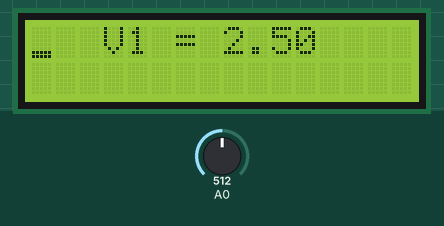
This sketch was run on a simulated Arduino Uno, built with avr-gcc and run on an emulated ATmega328P. Shown: 16×2 character LCD. Inputs (shaded band) come from the test bench; at power-on: A0 = 512. What the sketch prints to the serial monitor is not drawn.

Above: at 1.2 s.
1.3 s: A0 set to 716
At 1.8 s:
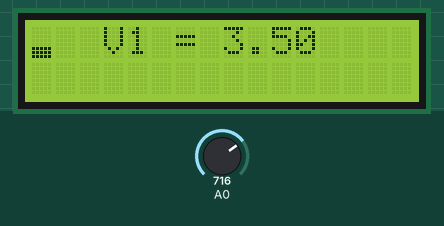
2.8 s: A0 set to 900
At 4.0 s:
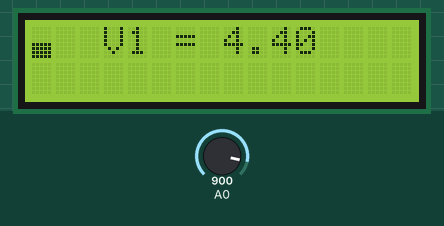
4.3 s: A0 set to 1023
At 5.3 s:
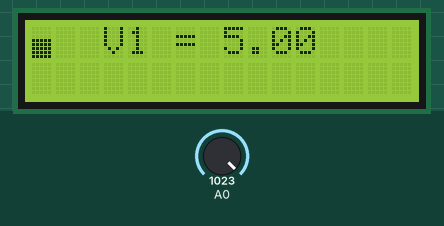
5.8 s: A0 set to 306
At 6.5 s:
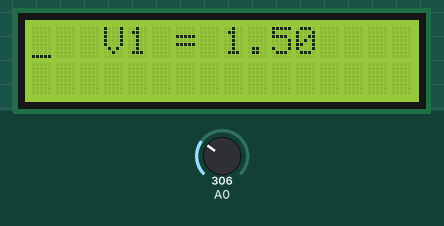
7.3 s: A0 set to 122
At 7.6 s:
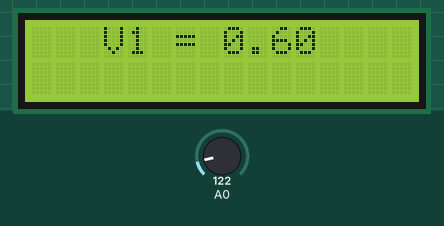
8.8 s: A0 set to 511
At 10.0 s:
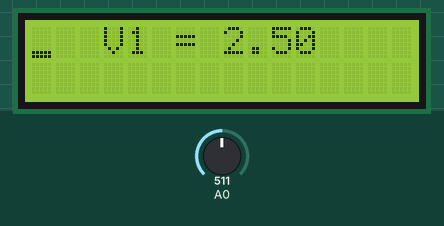
Timing chart, 0 to 11.3 s (numbered marks = the images above; inputs shaded):
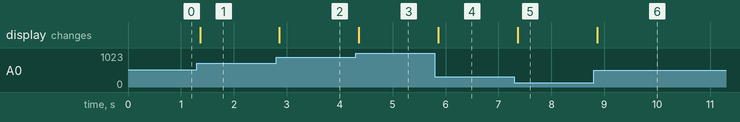

The sketch:

LCD_Voltmeter.ino
```cpp
#include <LiquidCrystal.h>
const int t = 100;
byte digit[6][8]={{B00000, B00000, B00000, B00000, B00000, B00000, B00000, B00000},
                  {B00000, B00000, B00000, B00000, B00000, B00000, B00000, B11111},
                  {B00000, B00000, B00000, B00000, B00000, B00000, B11111, B11111},
                  {B00000, B00000, B00000, B00000, B00000, B11111, B11111, B11111},
                  {B00000, B00000, B00000, B00000, B11111, B11111, B11111, B11111},
                  {B00000, B00000, B00000, B11111, B11111, B11111, B11111, B11111}};

LiquidCrystal lcd( 12, 11, 5, 4, 3, 2 );    // Rs E d4 d5 d6 d7

void screen( int row, int char_no ){
    lcd.setCursor( 0, row );
    lcd.write( byte(char_no) );
}

float map_f( float value, float x, float y, float a, float b ){
    float step_v = ( b-a ) /( y-x );
    return value * step_v;
}

void setup(){
    Serial.begin( 9600 );
    lcd.begin( 16, 2 );                    // 2 x 16  col x row

    for( int i=0; i<6; i++ ){
        lcd.createChar( i, digit[i] );         // ( character_no, character_name )
    }
}

void loop(){

    lcd.clear();
    lcd.home();

    float value_float = analogRead( A0 );
    float volt_float = map_f( value_float, 0.0, 1023.0, 0.0, 5.0 );
    Serial.println( volt_float );

    int value = analogRead( A0 );
    float volt = ( value / 1023.0 ) * 5.0;
    value = map( value, 0, 1023, 0, 5 );
    screen( 0, value );

    lcd.setCursor( 1, 0 );
    lcd.print( "  V1 = " );
    lcd.print( volt );

    delay(t);
}
```

Measured:
- after the input at 1.3 s, the display: changes after 0.06 s (image 1)
- after the input at 2.8 s, the display: changes after 0.06 s (image 2)
- after the input at 4.3 s, the display: changes after 0.06 s (image 3)
- after the input at 5.8 s, the display: changes after 0.06 s (image 4)
- after the input at 7.3 s, the display: changes after 0.06 s (image 5)
- after the input at 8.8 s, the display: changes after 0.06 s (image 6)
